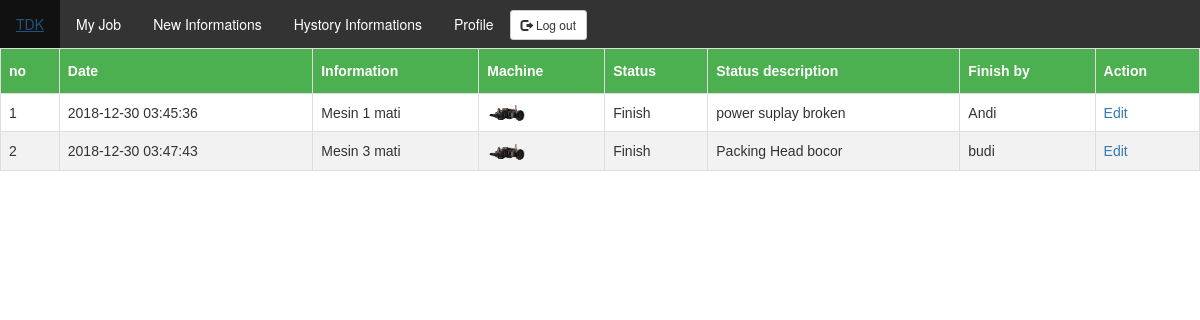
Page /myjob.php on the committed database.
### tables this page shows
CREATE TABLE `tb_informations` (
  `id` int(11) NOT NULL,
  `date` timestamp NOT NULL DEFAULT CURRENT_TIMESTAMP ON UPDATE CURRENT_TIMESTAMP,
  `information` varchar(100) NOT NULL,
  `mechine` varchar(100) NOT NULL,
  `status` varchar(100) NOT NULL,
  `status_description` text NOT NULL,
  `finish_by` varchar(100) NOT NULL
);

### myjob.php (the view, shortened to what this page needs)
<!DOCTYPE html>
<html>
<head>
	<link rel="stylesheet" href="https://maxcdn.bootstrapcdn.com/bootstrap/3.3.7/css/bootstrap.min.css">
</head>
<body>
		<ul>
		<li><a href="dashboard.html">TDK </a></li>
		<li><a href="myjob.php">My Job</a></li>
		<li><a href="newinformations.php">New Informations</a></li>
		<li><a href="hystroryinformations.php">Hystory Informations</a></li>
		<li><a href="profile.php">Profile</a></li>
		<li style="padding-top:10px;">
        <a href="index.html" type="button" class="btn btn-default btn-sm">
          <span class="glyphicon glyphicon-log-out"></span> Log out
        </a>
      </li>
    </ul>
	<table id="myjob">
		<tr>
			<th>no</th>
			<th>Date</th>
			<th>Information</th>
			<th>Machine</th>
			<th>Status</th>
			<th>Status description</th>
			<th>Finish by</th>
			<th>Action</th>
		</tr>
		<tr>
			<?php
			include "action/config.php";
			$sql="SELECT * FROM tb_informations";
			$result=mysqli_query($con,$sql);
			while($data=mysqli_fetch_array($result)){?>
			<tr>
			<td><?php echo $data['id']; ?></td>
			<td><?php echo $data['date']; ?></td>
			<td class="blink"><?php echo $data['information']; ?></td>
			<td class="blink"><img src="img/<?php echo $data['mechine'].".png";?>"></td>
			<td><?php echo $data['status']; ?></td>
			<td><?php echo $data['status_description']; ?></td>
			<td><?php echo $data['finish_by']; ?></td>
			<td ><a id="bedit" href="myjob-edit.php?id=<?php echo $data['id']; ?>">Edit</a></td>
		    </tr>
		  <?php  }
			?>
		</tr>
	</table>
</body>
</html>

### myjob.php (style rules this page uses)
#myjob { font-family: "Trebuchet MS", Arial, Helvetica, sans-serif; border-collapse: collapse; width: 100%; }
#myjob td, #myjob th { border: 1px solid #ddd; padding: 8px; }
#myjob tr:nth-child(even) { background-color: #f2f2f2; }
#myjob th { padding-top: 12px; padding-bottom: 12px; text-align: left; background-color: #4CAF50; color: white; }
.blink { text-decoration: blink; -webkit-animation-name: blinker; -webkit-animation-duration: 0.6s; -webkit-animation-iteration-count:infinite; -webkit-animation-timing-function:ease-in-out; -webkit-animation-direction: alternate; }
img { width:40px; height:20px; }
ul { list-style-type: none; margin: 0; padding: 0; overflow: hidden; background-color: #333; }
li { float: left; }
li a { display: block; color: white; text-align: center; padding: 14px 16px; text-decoration: none; }

### rows in the picture
tb_informations: id "1", date "2018-12-30 03:45:36", information "Mesin 1 mati", mechine (picture), status "Finish", status_description "power suplay broken", finish_by "Andi"
tb_informations: id "2", date "2018-12-30 03:47:43", information "Mesin 3 mati", mechine (picture), status "Finish", status_description "Packing Head bocor", finish_by "budi"
